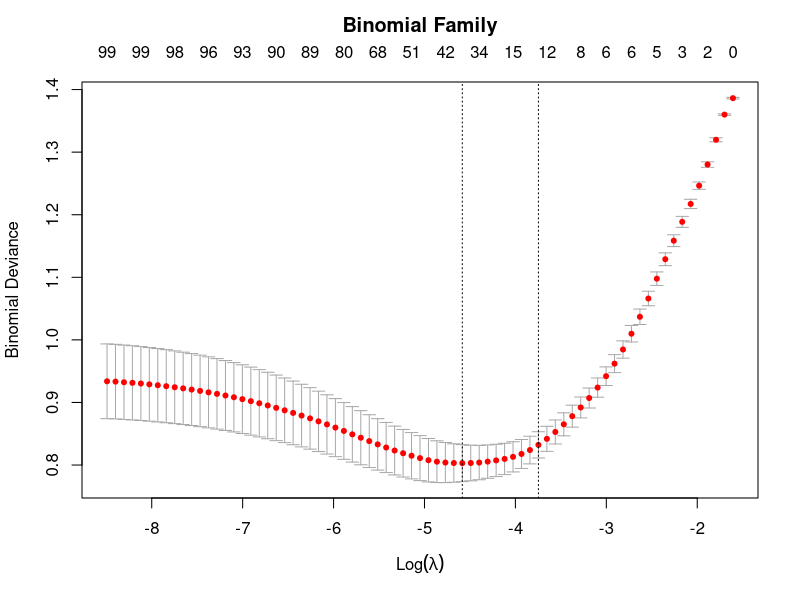

Reproduce this figure in R.

# Classification ----------------

# Both LDA and QDA requires Gaussian assumption.

# * Linear Discriminant Analysis ----------------
# requires that the two groups share the same covariance matrix
# Sometimes we can only use LDA but not QDA due to degrees of freedom issue.

library(MASS)
?lda

head(iris)
table(iris$Species)

# n=150, p=4, N_s = N_c = N_v = 50
train <- sample(1:150, 75)
z <- lda(Species ~ ., iris, prior = c(1,1,1)/3, subset = train)
pred <- predict(z, iris[-train, ])$class
cl.test <- iris$Species[-train]
table(pred, cl.test)
# To get the misclassification rate
misrate <- length(which(cl.test != pred))/length(cl.test)

zcv <- lda(Species ~ ., iris, prior = c(1,1,1)/3, CV = TRUE)
# it contains CV-predicted class label and fitted probabilities
pred_cv <- zcv$class
table(pred_cv, iris$Species)

# * Quadratic Discriminant Analysis ----------------
# when the two groups have different covariance matrices

tr <- sample(1:50, 25)
train <- rbind(iris3[tr,,1], iris3[tr,,2], iris3[tr,,3])
test <- rbind(iris3[-tr,,1], iris3[-tr,,2], iris3[-tr,,3])
cl <- factor(c(rep("Setosa",25), rep("Versicolor",25), rep("Virginica",25)))
# class labels are the same for training and testing
zq <- qda(train, cl)
predq <- predict(zq,test)$class
table(cl, predq)
# To get misclassification rate
misrateq <- length(which(cl != predq))/nrow(test)

zqcv <- qda(train, cl, CV = TRUE)
pred_qcv <- zqcv$class
table(cl, pred_qcv)

# Cross Validation for Model Selection and Model Evaluation ----------------

# * Elastic Net GLM for Model Selection ----------------

library(glmnet)
?glmnet # fit a model with a set of lambda
?cv.glmnet # K-fold cross validation for a saturated model to choose lambda

# generate data
set.seed(1010)
n = 1000; p = 100
nzc = trunc(p/10) # number of nonzero coefficient columns
x = matrix(rnorm(n*p),n,p) # design matrix without intercept
beta = rnorm(nzc) # nonzero coefficients
fx= x[,seq(nzc)] %*% beta # linear predictor
 # Only the first nzc coefficients are nonzero.
px = exp(fx)
px = px/(1+px) # true probability
ly = rbinom(n=length(px),prob=px,size=1) # binary response vector

set.seed(1011)
cvob_bin=cv.glmnet(x,ly,family="binomial") # default: alpha=1 (lasso)
plot(cvob_bin)
title("Binomial Family",line=2.5) # See Figure 9.
# top row of numbers: number of predictors selected

# select the optimal regularization parameter lambda
opt_lambda_idx = which(cvob_bin$lambda == cvob_bin$lambda.min)
opt_lambda = cvob_bin$lambda[opt_lambda_idx]

# check first 15 of the corresponding coefficients
head(cvob_bin$glmnet.fit$beta[,opt_lambda_idx], n = 15)
# We see that some coefficients are shrunk to zero.

# check the corresponding number of nonzero coefficients
which(abs(cvob_bin$glmnet.fit$beta[,opt_lambda_idx] )> 0)

# Fit with optimal lambda:
# DO NOT do this in practice, as it is double-dipping.
# Fit the model on TEST SET instead.
doubledippingfit = glmnet(x,ly,family="binomial",lambda=opt_lambda)

# * Embedded Cross-Validation in R ----------------

#library(cvTools)
library(boot)
?cv.glm

data(mammals, package="MASS")
mammals.glm <- glm(log(brain) ~ log(body), data = mammals)
# actually is a linear model regressing log(brain) on log(body) here
cv.err <- cv.glm(mammals, mammals.glm)$delta # leave-one-out CV
cv.err

cv.err.6 <- cv.glm(mammals, mammals.glm, K = 6)$delta # 6-fold CV
cv.err.6


